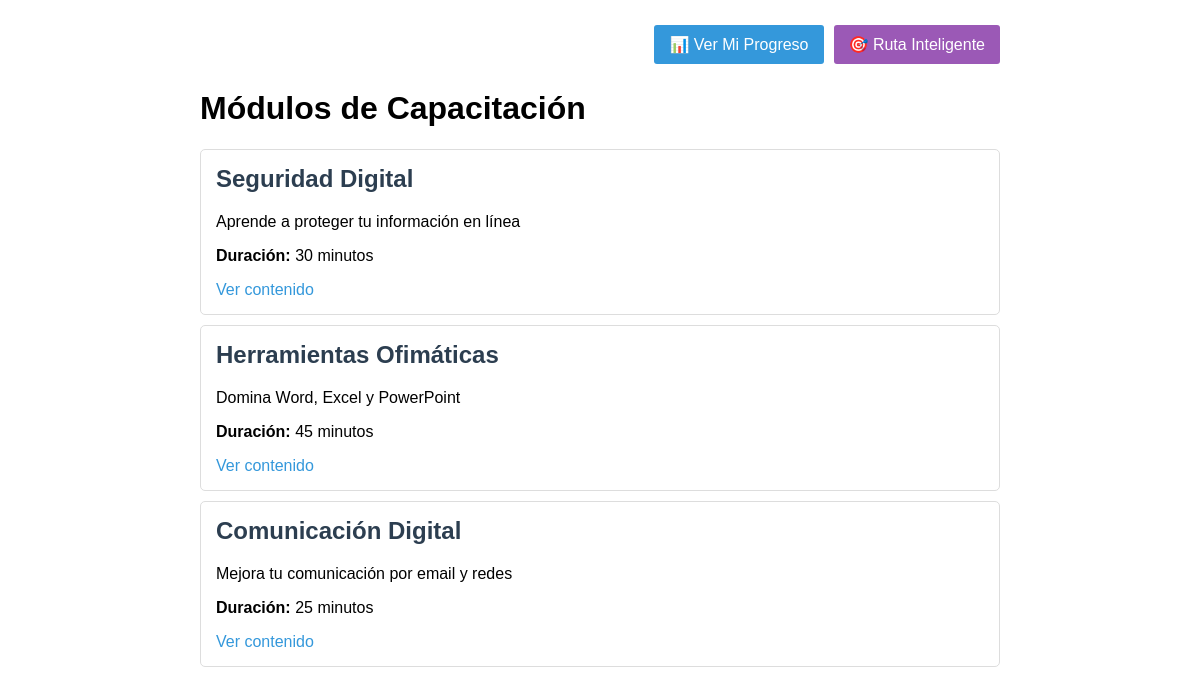
The app's page /cursos/ (signed in) with its own data.
### cursos/models.py (models this page shows, shortened)
class Modulo(models.Model):
    nombre = models.CharField(max_length=100)
    descripcion = models.TextField()
    duracion_estimada = models.IntegerField(help_text="Duración en minutos")
    orden = models.IntegerField(default=0)
    activo = models.BooleanField(default=True)
    class Meta:
        ordering = ['orden']

### cursos/views.py (the view)
# urls.py: path('', views.lista_modulos, name='lista_modulos'),
@login_required
def lista_modulos(request):
    modulos = Modulo.objects.filter(activo=True).order_by('orden')
    return render(request, 'cursos/lista_modulos.html', {'modulos': modulos})

### templates/cursos/lista_modulos.html (shortened to what this page needs)
<!DOCTYPE html>
<html>
<head>
    {% load static %}
    <link rel="stylesheet" href="{% static 'css/style.css' %}">
</head>
<body>
    <div style="text-align: right; margin-bottom: 20px; display: flex; gap: 10px; justify-content: flex-end;">
        <a href="{% url 'progreso:panel_progreso' %}" class="btn">📊 Ver Mi Progreso</a>
        <a href="{% url 'cursos:dashboard_adaptativo' %}" class="btn" style="background: #9b59b6;">
            🎯 Ruta Inteligente
        </a>
    </div>
    <h1>Módulos de Capacitación</h1>
    <div class="modulos-lista">
        {% for modulo in modulos %}
        <div class="modulo-card">
            <h2>{{ modulo.nombre }}</h2>
            <p>{{ modulo.descripcion }}</p>
            <p><strong>Duración:</strong> {{ modulo.duracion_estimada }} minutos</p>
            <a href="{% url 'cursos:modulo_detalle' modulo.id %}">Ver contenido</a>
        </div>
        {% empty %}
        <p>No hay módulos disponibles.</p>
        {% endfor %}
    </div>
</body>
</html>

### static/css/style.css (style rules this page uses)
body { font-family: Arial, sans-serif; max-width: 800px; margin: 0 auto; padding: 20px; }
.modulo-card { border: 1px solid #ddd; padding: 15px; margin: 10px 0; border-radius: 5px; }
.modulo-card h2 { color: #2c3e50; margin-top: 0; }
a { color: #3498db; text-decoration: none; }
.btn { background: #3498db; color: white; padding: 10px 15px; border: none; border-radius: 3px; cursor: pointer; display: inline-block; margin: 5px 0; }

### records on screen
Modulo: nombre "Seguridad Digital", descripcion "Aprende a proteger tu información en línea", duracion_estimada "30"
Modulo: nombre "Herramientas Ofimáticas", descripcion "Domina Word, Excel y PowerPoint", duracion_estimada "45"
Modulo: nombre "Comunicación Digital", descripcion "Mejora tu comunicación por email y redes", duracion_estimada "25"
